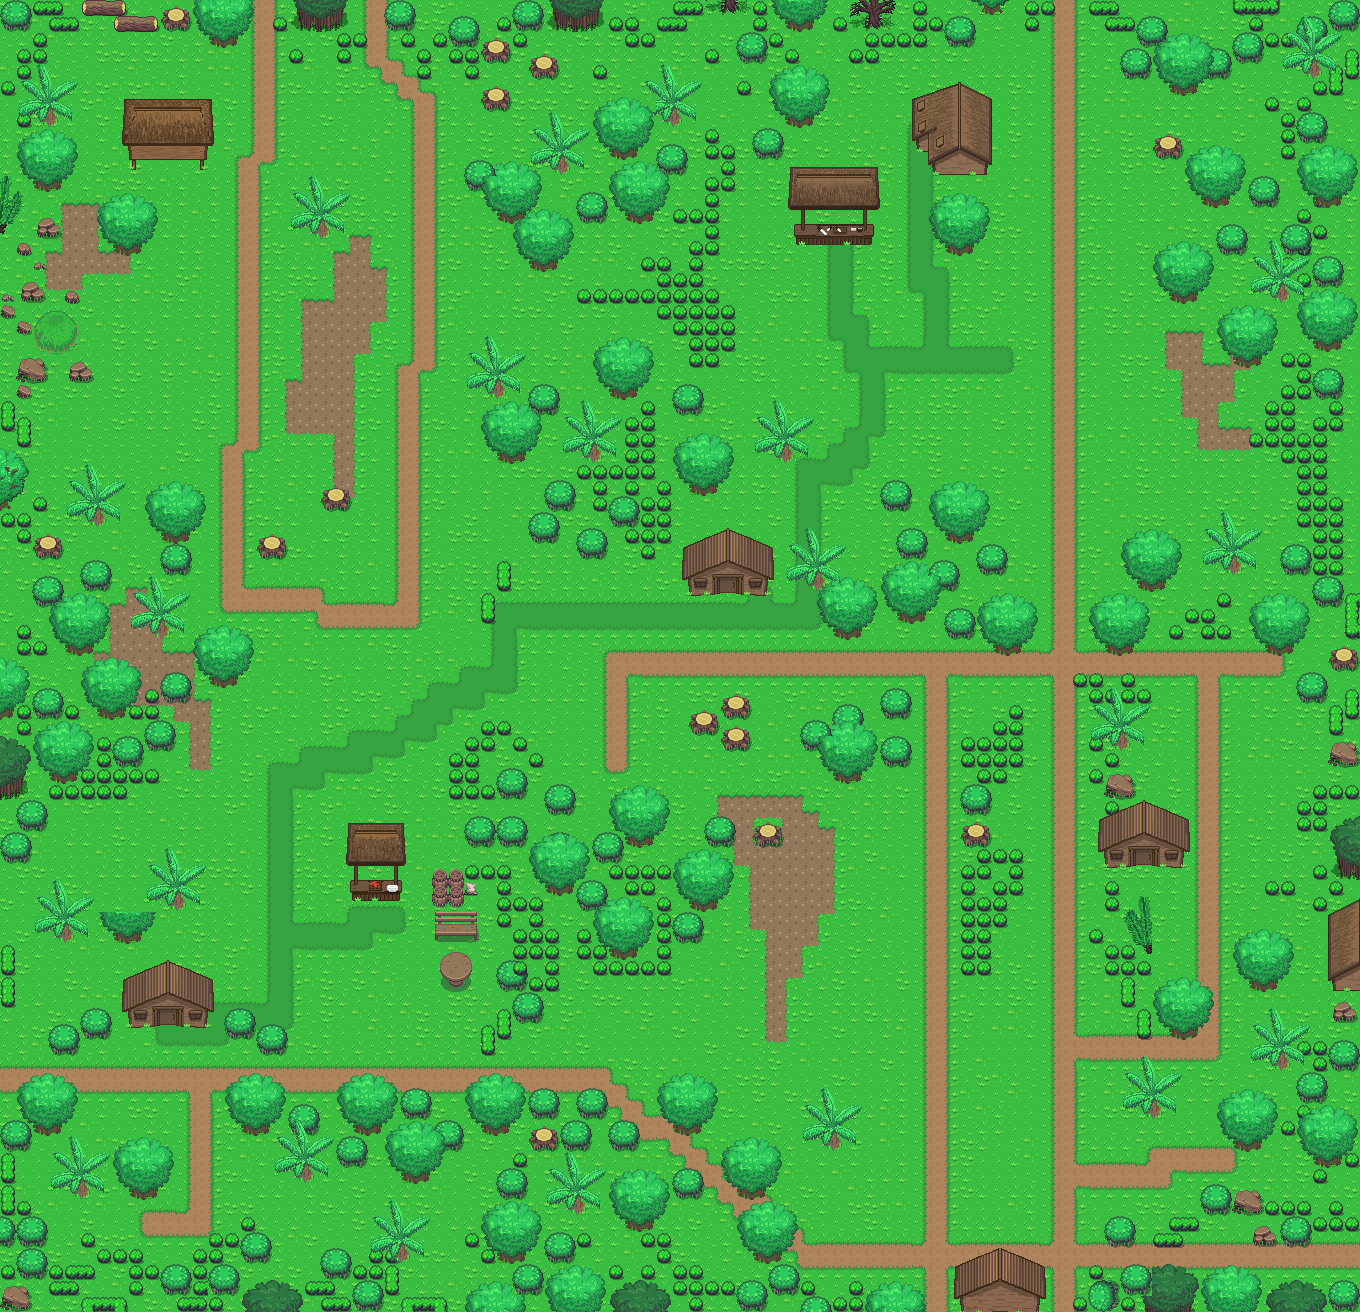

Tiled map render using the project's own tile images. Description and the map definition, with tile-layer contents summarised, below:
An orthogonal 85x82 tile map with 16x16 px tiles, 10 tile layers (Base, endblocks, Cliff, Objects 1, ...), 2 tilesets.

<map version="1.0.0" orientation="orthogonal" renderorder="left-down" width="85" height="82" tilewidth="16" tileheight="16" nextobjectid="1">
 <tileset firstgid="1" source="../Tileset/Overworld.tsx" />
 <tileset firstgid="1729" source="../Tileset/Building.tsx" />
 <layer name="Base" width="85" height="82">
  <data>[6970 cells, 6970 non-empty, 46 distinct tile ids]</data>
 </layer>
 <layer name="endblocks" width="85" height="82">
  <data>[6970 cells, 670 non-empty, 142 distinct tile ids]</data>
 </layer>
 <layer name="Cliff" width="85" height="82">
  <data>[6970 cells, 0 non-empty, 0 distinct tile ids]</data>
 </layer>
 <layer name="Objects 1" width="85" height="82">
  <data>[6970 cells, 71 non-empty, 20 distinct tile ids]</data>
 </layer>
 <layer name="Plants 1" width="85" height="82">
  <data>[6970 cells, 610 non-empty, 17 distinct tile ids]</data>
 </layer>
 <layer name="Buildings 1" width="85" height="82">
  <data>[6970 cells, 162 non-empty, 106 distinct tile ids]</data>
 </layer>
 <layer name="Buildings 2" width="85" height="82">
  <data>[6970 cells, 30 non-empty, 30 distinct tile ids]</data>
 </layer>
 <layer name="Objects 2" width="85" height="82">
  <data>[6970 cells, 32 non-empty, 32 distinct tile ids]</data>
 </layer>
 <layer name="Plants 2" width="85" height="82">
  <data>[6970 cells, 161 non-empty, 1 distinct tile ids]</data>
 </layer>
 <layer name="Above Player" width="85" height="82">
  <properties>
   <property name="unity:sortingLayerName" value="AbovePlayer" />
  </properties>
  <data>[6970 cells, 858 non-empty, 64 distinct tile ids]</data>
 </layer>
</map>
